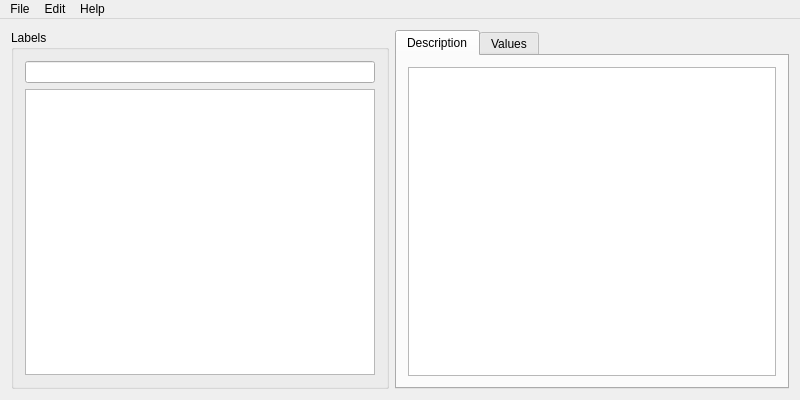
<?xml version="1.0" encoding="UTF-8"?>
<ui version="4.0">
 <class>MainWindow</class>
 <widget class="QMainWindow" name="MainWindow">
  <property name="geometry">
   <rect>
    <x>0</x>
    <y>0</y>
    <width>800</width>
    <height>400</height>
   </rect>
  </property>
  <property name="minimumSize">
   <size>
    <width>800</width>
    <height>400</height>
   </size>
  </property>
  <property name="windowTitle">
   <string>diecat</string>
  </property>
  <widget class="QWidget" name="centralWidget">
   <layout class="QVBoxLayout" name="verticalLayout_4">
    <item>
     <layout class="QHBoxLayout" name="horizontalLayout">
      <item>
       <widget class="QGroupBox" name="groupBox_Labels">
        <property name="sizePolicy">
         <sizepolicy hsizetype="Fixed" vsizetype="Preferred">
          <horstretch>0</horstretch>
          <verstretch>0</verstretch>
         </sizepolicy>
        </property>
        <property name="title">
         <string>Labels</string>
        </property>
        <layout class="QVBoxLayout" name="verticalLayout">
         <item>
          <widget class="QLineEdit" name="lineEdit_QuickSearch"/>
         </item>
         <item>
          <widget class="QListWidget" name="listWidget_Labels">
           <property name="minimumSize">
            <size>
             <width>350</width>
             <height>0</height>
            </size>
           </property>
           <property name="maximumSize">
            <size>
             <width>350</width>
             <height>16777215</height>
            </size>
           </property>
          </widget>
         </item>
        </layout>
       </widget>
      </item>
      <item>
       <widget class="QTabWidget" name="tabWidget">
        <property name="currentIndex">
         <number>0</number>
        </property>
        <widget class="QWidget" name="tab_descriptioon">
         <attribute name="title">
          <string>Description</string>
         </attribute>
         <layout class="QVBoxLayout" name="verticalLayout_2">
          <item>
           <widget class="QTableWidget" name="tableWidget_Description">
            <property name="sizeAdjustPolicy">
             <enum>QAbstractScrollArea::AdjustToContents</enum>
            </property>
            <property name="wordWrap">
             <bool>false</bool>
            </property>
            <property name="cornerButtonEnabled">
             <bool>false</bool>
            </property>
            <property name="columnCount">
             <number>2</number>
            </property>
            <attribute name="horizontalHeaderVisible">
             <bool>false</bool>
            </attribute>
            <attribute name="verticalHeaderVisible">
             <bool>false</bool>
            </attribute>
            <column/>
            <column/>
           </widget>
          </item>
         </layout>
        </widget>
        <widget class="QWidget" name="tab_values">
         <attribute name="title">
          <string>Values</string>
         </attribute>
         <layout class="QVBoxLayout" name="verticalLayout_3">
          <item>
           <widget class="QTableWidget" name="tableWidget_Values">
            <property name="sizeAdjustPolicy">
             <enum>QAbstractScrollArea::AdjustToContents</enum>
            </property>
            <property name="wordWrap">
             <bool>false</bool>
            </property>
            <property name="cornerButtonEnabled">
             <bool>false</bool>
            </property>
            <attribute name="horizontalHeaderVisible">
             <bool>false</bool>
            </attribute>
            <attribute name="verticalHeaderVisible">
             <bool>false</bool>
            </attribute>
           </widget>
          </item>
         </layout>
        </widget>
       </widget>
      </item>
     </layout>
    </item>
   </layout>
  </widget>
  <widget class="QMenuBar" name="menuBar">
   <property name="geometry">
    <rect>
     <x>0</x>
     <y>0</y>
     <width>800</width>
     <height>19</height>
    </rect>
   </property>
   <widget class="QMenu" name="menuFile">
    <property name="title">
     <string>File</string>
    </property>
    <addaction name="action_OpenProject"/>
    <addaction name="action_OpenA2L"/>
    <addaction name="action_SaveChangesInHex"/>
    <addaction name="separator"/>
    <addaction name="action_Quit"/>
   </widget>
   <widget class="QMenu" name="menuHelp">
    <property name="title">
     <string>Help</string>
    </property>
    <addaction name="action_About"/>
   </widget>
   <widget class="QMenu" name="menuEdit">
    <property name="title">
     <string>Edit</string>
    </property>
    <addaction name="action_Undo"/>
    <addaction name="action_Redo"/>
    <addaction name="separator"/>
    <addaction name="action_ResetSelections"/>
    <addaction name="action_ResetAllChanges"/>
   </widget>
   <addaction name="menuFile"/>
   <addaction name="menuEdit"/>
   <addaction name="menuHelp"/>
  </widget>
  <action name="action_OpenProject">
   <property name="text">
    <string>Open project...</string>
   </property>
   <property name="shortcut">
    <string>Ctrl+O</string>
   </property>
   <property name="iconVisibleInMenu">
    <bool>false</bool>
   </property>
  </action>
  <action name="action_Quit">
   <property name="text">
    <string>Quit</string>
   </property>
   <property name="shortcut">
    <string>Ctrl+Q</string>
   </property>
   <property name="iconVisibleInMenu">
    <bool>false</bool>
   </property>
  </action>
  <action name="action_About">
   <property name="text">
    <string>About...</string>
   </property>
   <property name="shortcut">
    <string>F1</string>
   </property>
  </action>
  <action name="action_ResetAllChanges">
   <property name="text">
    <string>Reset all changes</string>
   </property>
   <property name="shortcut">
    <string>Ctrl+U</string>
   </property>
  </action>
  <action name="action_Undo">
   <property name="text">
    <string>Undo</string>
   </property>
   <property name="shortcut">
    <string>Ctrl+Z</string>
   </property>
  </action>
  <action name="action_Redo">
   <property name="text">
    <string>Redo</string>
   </property>
   <property name="shortcut">
    <string>Ctrl+Shift+Z</string>
   </property>
  </action>
  <action name="action_ResetSelections">
   <property name="text">
    <string>Reset selections</string>
   </property>
   <property name="shortcut">
    <string>Ctrl+R</string>
   </property>
  </action>
  <action name="action_SaveChangesInHex">
   <property name="text">
    <string>Save changes in hex...</string>
   </property>
   <property name="shortcut">
    <string>Ctrl+S</string>
   </property>
  </action>
  <action name="action_OpenA2L">
   <property name="text">
    <string>Open a2l file w/o hex...</string>
   </property>
   <property name="shortcut">
    <string>Ctrl+Shift+O</string>
   </property>
  </action>
 </widget>
 <layoutdefault spacing="6" margin="11"/>
 <resources/>
 <connections>
  <connection>
   <sender>action_Quit</sender>
   <signal>triggered()</signal>
   <receiver>MainWindow</receiver>
   <slot>close()</slot>
   <hints>
    <hint type="sourcelabel">
     <x>-1</x>
     <y>-1</y>
    </hint>
    <hint type="destinationlabel">
     <x>399</x>
     <y>199</y>
    </hint>
   </hints>
  </connection>
 </connections>
</ui>
